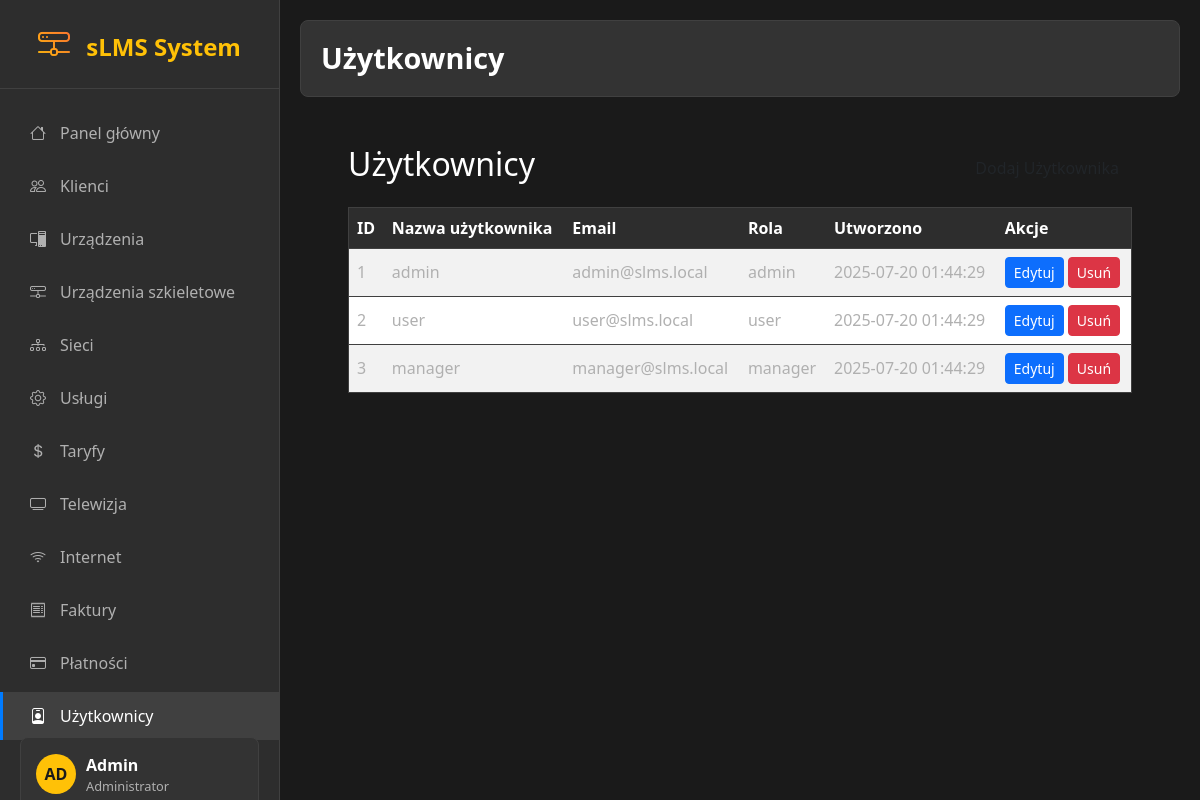
/modules/users.php, run on the app's committed database.
### tables this page shows
CREATE TABLE `menu_items` (
  `id` int(11) NOT NULL AUTO_INCREMENT,
  `label` varchar(100) NOT NULL,
  `url` varchar(255) DEFAULT NULL,
  `icon` varchar(50) DEFAULT 'bi-circle',
  `type` enum('link','script') DEFAULT 'link',
  `script` text DEFAULT NULL,
  `parent_id` int(11) DEFAULT NULL,
  `position` int(11) DEFAULT 0,
  `enabled` tinyint(1) DEFAULT 1,
  `options` text DEFAULT NULL,
  PRIMARY KEY (`id`),
  KEY `idx_menu_position` (`position`),
  KEY `idx_menu_enabled` (`enabled`),
  KEY `idx_menu_parent` (`parent_id`),
  CONSTRAINT `menu_items_ibfk_1` FOREIGN KEY (`parent_id`) REFERENCES `menu_items` (`id`) ON DELETE CASCADE
);

CREATE TABLE `users` (
  `id` int(11) NOT NULL AUTO_INCREMENT,
  `username` varchar(50) NOT NULL,
  `full_name` varchar(100) NOT NULL DEFAULT '',
  `password` varchar(255) NOT NULL,
  `password_hash` varchar(255) NOT NULL,
  `email` varchar(100) DEFAULT NULL,
  `role` varchar(50) DEFAULT 'user',
  `first_name` varchar(50) DEFAULT NULL,
  `last_name` varchar(50) DEFAULT NULL,
  `is_active` tinyint(1) DEFAULT 1,
  `created_at` timestamp NULL DEFAULT current_timestamp(),
  `updated_at` timestamp NULL DEFAULT current_timestamp() ON UPDATE current_timestamp(),
  `access_level_id` int(11) DEFAULT NULL,
  `last_login` timestamp NULL DEFAULT NULL,
  PRIMARY KEY (`id`),
  UNIQUE KEY `username` (`username`),
  UNIQUE KEY `email` (`email`),
  KEY `idx_users_username` (`username`),
  KEY `idx_users_role` (`role`),
  KEY `idx_users_active` (`is_active`),
  KEY `access_level_id` (`access_level_id`),
  CONSTRAINT `users_ibfk_1` FOREIGN KEY (`access_level_id`) REFERENCES `access_levels` (`id`),
  CONSTRAINT `users_ibfk_2` FOREIGN KEY (`access_level_id`) REFERENCES `access_levels` (`id`),
  CONSTRAINT `users_ibfk_3` FOREIGN KEY (`access_level_id`) REFERENCES `access_levels` (`id`)
);

### config.php (called while the page is built, shortened)
<?php
function base_url($path = '') {
    if (isset($_SERVER['SCRIPT_NAME']) && $_SERVER['SCRIPT_NAME'] !== 'Standard input code') {
        $script_path = $_SERVER['SCRIPT_NAME'];
        $root_dir = '';
        if (strpos($script_path, '/modules/') !== false || strpos($script_path, 'modules/') !== false) {
            $root_dir = dirname(dirname($script_path));
        } else {
            $root_dir = dirname($script_path);
        }
        $root_dir = rtrim($root_dir, '/');
        return $root_dir . '/' . ltrim($path, '/');
    } else {
        return '/' . ltrim($path, '/');
    }
}
?>

### modules/helpers/database_helper.php (called while the page is built, shortened)
<?php
require_once __DIR__ . '/../../config.php';
function get_menu_items_from_database() {
    try {
        $pdo = get_pdo();
        $stmt = $pdo->prepare("
            SELECT id, label, url, icon, type, parent_id, position, enabled, options
            FROM menu_items
            WHERE enabled = 1
            ORDER BY position ASC, id ASC
        ");
        $stmt->execute();
        $all_items = $stmt->fetchAll(PDO::FETCH_ASSOC);
        $menu_tree = [];
        $children = [];
        foreach ($all_items as $item) {
            if ($item['parent_id'] === null || $item['parent_id'] == 0) {
                $menu_tree[] = $item;
            } else {
                $children[$item['parent_id']][] = $item;
            }
        }
        return $menu_tree;
    } catch (PDOException $e) {
        error_log("Error fetching menu items: " . $e->getMessage());
        return [];
    }
}
?>

### modules/helpers/auth_helper.php (called while the page is built, shortened)
<?php
function is_logged_in() {
    return isset($_SESSION['user_id']) && !empty($_SESSION['user_id']);
}
function get_current_user_info() {
    if (!is_logged_in()) {
        return null;
    }
}
?>

### modules/users.php (the view, shortened to what this page needs)
<?php
require_once __DIR__ . '/../config.php';
$pageTitle = 'Użytkownicy';
$pdo = get_pdo();
$users = $pdo->query('SELECT * FROM users')->fetchAll(PDO::FETCH_ASSOC);
?>
<div class="container">
  <div class="lms-card p-4 mt-4">
    <div class="d-flex justify-content-between align-items-center mb-3">
      <h2 class="lms-accent">Użytkownicy</h2>
      <a href="<?= base_url('modules/add_user.php') ?>" class="btn lms-btn-accent">Dodaj Użytkownika</a>
    </div>
    <div class="table-responsive">
      <table class="table table-striped table-hover align-middle">
        <thead>
          <tr>
            <th>ID</th><th>Nazwa użytkownika</th><th>Email</th><th>Rola</th><th>Utworzono</th><th>Akcje</th>
          </tr>
        </thead>
        <tbody>
          <?php foreach ($users as $user): ?>
            <tr>
              <td><?= htmlspecialchars($user['id']) ?></td>
              <td><?= htmlspecialchars($user['username']) ?></td>
              <td><?= htmlspecialchars($user['email']) ?></td>
              <td><?= htmlspecialchars($user['role']) ?></td>
              <td><?= htmlspecialchars($user['created_at']) ?></td>
              <td>
                <a href="<?= base_url('modules/edit_user.php?id=' . $user['id']) ?>" class="btn btn-sm btn-primary">Edytuj</a>
                <form method="post" action="<?= base_url('modules/users.php') ?>" style="display:inline;" onsubmit="return confirm('Usunąć tego użytkownika?');">
                  <button type="submit" class="btn btn-sm btn-danger">Usuń</button>
                </form>
              </td>
            </tr>
          <?php endforeach; ?>
        </tbody>
      </table>
    </div>
  </div>
</div>
<?php
$content = ob_get_clean();
include __DIR__ . '/../partials/layout.php';

### partials/layout.php (shortened to what this page needs)
<?php
require_once __DIR__ . '/../config.php';
require_once __DIR__ . '/../modules/helpers/database_helper.php';
require_once __DIR__ . '/../modules/helpers/auth_helper.php';
?>
<!DOCTYPE html>
<html lang="pl">
<head>
  <link href="https://cdn.jsdelivr.net/npm/bootstrap@5.3.0/dist/css/bootstrap.min.css" rel="stylesheet">
  <link href="https://cdn.jsdelivr.net/npm/bootstrap-icons@1.10.0/font/bootstrap-icons.css" rel="stylesheet">
  <link href="<?= base_url('assets/style.css') ?>" rel="stylesheet">
  <link href="<?= base_url('assets/tooltip-system.css') ?>" rel="stylesheet">
</head>
<body>
  <nav class="dark-sidebar">
    <div class="logo-section">
      <a href="<?= base_url('index.php') ?>" class="logo">
        <i class="bi bi-hdd-network logo-icon"></i>
        sLMS System
      </a>
    </div>
    <div class="nav-menu">
      <?php
      $menu_items = get_menu_items_from_database();
      if (!empty($menu_items)) {
        foreach ($menu_items as $item) {
          $has_children = !empty($item['children']);
          $is_active = false;
          $item_id = 'menu-' . $item['id'];
          if (strpos($_SERVER['PHP_SELF'], $item['url']) !== false) {
            $is_active = true;
          }
          echo '<div class="nav-item">';
          if ($has_children) {
            echo '<a class="nav-link ' . ($is_active ? 'active' : '') . '" href="#" onclick="toggleSubmenu(\'' . $item_id . '\')">';
            echo '<i class="bi ' . ($item['icon'] ?? 'bi-circle') . '"></i>';
            echo htmlspecialchars($item['label']);
            echo '<i class="bi bi-chevron-down ms-auto" id="chevron-' . $item_id . '"></i>';
          echo '</a>';
            echo '<div class="submenu" id="' . $item_id . '" style="display: none;">';
            foreach ($item['children'] as $child) {
              $child_active = (strpos($_SERVER['PHP_SELF'], $child['url']) !== false) ? 'active' : '';
              $icon = $child['icon'] ?? 'bi-circle';
              echo '<a class="nav-link ' . $child_active . '" href="' . base_url($child['url']) . '">';
              echo '<i class="bi ' . $icon . '"></i>';
              echo htmlspecialchars($child['label']);
              echo '</a>';
            }
            echo '</div>';
          } else {
            echo '<a class="nav-link ' . ($is_active ? 'active' : '') . '" href="' . base_url($item['url']) . '">';
            echo '<i class="bi ' . ($item['icon'] ?? 'bi-circle') . '"></i>';
            echo htmlspecialchars($item['label']);
            echo '</a>';
          }
          echo '</div>';
        }
      }
      ?>
    </div>
    <div class="user-profile">
      <div class="d-flex align-items-center">
        <div class="user-avatar">
          <?php
          $user_info = get_current_user_info();
          $initials = substr($user_info['username'] ?? 'AD', 0, 2);
          echo strtoupper($initials);
          ?>
        </div>
        <div class="user-info">
          <p class="user-name"><?= htmlspecialchars($user_info['username'] ?? 'Admin') ?></p>
          <p class="user-role"><?= htmlspecialchars($user_info['role'] ?? 'Administrator') ?></p>
        </div>
      </div>
    </div>
  </nav>
  <main class="dark-main-content">
    <div class="page-header">
      <h1><?= htmlspecialchars($pageTitle ?? 'sLMS Dashboard') ?></h1>
    </div>
    <div class="container-fluid mt-4">
        <?php if (!empty($content)): ?>
            <?= $content ?>
        <?php else: ?>
            <div class="alert alert-info">No content to display. Please check if the module is correctly generating content.</div>
        <?php endif; ?>
    </div>
  </main>
</body>
</html>

### assets/style.css (style rules this page uses)
:root { --dark-bg: #1a1a1a; --dark-sidebar: #2d2d2d; --dark-card: #333333; --dark-border: #404040; --dark-text: #ffffff; --dark-text-muted: #b0b0b0; --dark-hover: #404040; --dark-active: #007bff; --dark-accent: #ffc107; --dark-danger: #dc3545; --dark-success: #28a745; --dark-warning: #ffc107; --dark-info: #17a2b8; }
body { background-color: var(--dark-bg) !important; color: var(--dark-text) !important; }
.table { background: var(--dark-card); color: var(--dark-text); border: 1px solid var(--dark-border); }
.table th { background: var(--dark-sidebar); border-color: var(--dark-border); color: var(--dark-text); font-weight: 600; }
.table td { border-color: var(--dark-border); color: var(--dark-text-muted); }
.table-striped > tbody > tr:nth-of-type(odd) { background-color: rgba(255, 255, 255, 0.02); }

### assets/tooltip-system.css (style rules this page uses)
.tooltip-enabled { position: relative; cursor: help; }

### partials/layout.php (style rules this page uses)
:root { --dark-bg: #1a1a1a; --dark-sidebar: #2d2d2d; --dark-card: #333333; --dark-border: #404040; --dark-text: #ffffff; --dark-text-muted: #b0b0b0; --dark-hover: #404040; --dark-active: #007bff; --dark-accent: #ffc107; --dark-danger: #dc3545; --dark-success: #28a745; --dark-warning: #ffc107; --dark-info: #17a2b8; --dark-font: 'Segoe UI', Tahoma, Geneva, Verdana, sans-serif; }
body { background-color: var(--dark-bg); color: var(--dark-text); font-family: var(--dark-font); margin: 0; padding: 0; min-height: 100vh; }
.dark-sidebar { background: var(--dark-sidebar); min-height: 100vh; width: 280px; position: fixed; left: 0; top: 0; z-index: 1000; border-right: 1px solid var(--dark-border); overflow-y: auto; }
.dark-sidebar .logo-section { padding: 20px; border-bottom: 1px solid var(--dark-border); text-align: center; }
.dark-sidebar .logo-section .logo { font-size: 1.5rem; font-weight: bold; color: var(--dark-accent); text-decoration: none; }
.dark-sidebar .logo-section .logo-icon { font-size: 2rem; margin-right: 10px; background: linear-gradient(45deg, var(--dark-accent), #ff6b35); -webkit-background-clip: text; -webkit-text-fill-color: transparent; }
.dark-sidebar .nav-menu { padding: 20px 0; }
.dark-sidebar .nav-item { margin-bottom: 5px; }
.dark-sidebar .nav-link { color: var(--dark-text-muted); padding: 12px 25px; display: flex; align-items: center; text-decoration: none; transition: all 0.3s ease; border-left: 3px solid transparent; }
.dark-sidebar .nav-link.active { background-color: var(--dark-hover); color: var(--dark-text); border-left-color: var(--dark-active); }
.dark-sidebar .nav-link i { margin-right: 12px; width: 20px; text-align: center; }
.dark-main-content { margin-left: 280px; padding: 20px; min-height: 100vh; background: var(--dark-bg); }
.user-profile { position: absolute; bottom: 20px; left: 20px; right: 20px; padding: 15px; background: var(--dark-card); border-radius: 8px; border: 1px solid var(--dark-border); }
.user-profile .user-avatar { width: 40px; height: 40px; border-radius: 50%; background: var(--dark-accent); display: flex; align-items: center; justify-content: center; color: var(--dark-bg); font-weight: bold; margin-right: 10px; }
.user-profile .user-info { flex: 1; }
.user-profile .user-name { color: var(--dark-text); font-weight: 600; margin: 0; }
.user-profile .user-role { color: var(--dark-text-muted); font-size: 0.8rem; margin: 0; }
.page-header { background: var(--dark-card); padding: 20px; border-radius: 8px; margin-bottom: 20px; border: 1px solid var(--dark-border); }
.page-header h1 { color: var(--dark-text); margin: 0; font-size: 1.8rem; font-weight: 600; }

### data on the page
menu_items: label "Panel główny"
menu_items: label "Klienci"
menu_items: label "Urządzenia"
menu_items: label "Urządzenia szkieletowe"
menu_items: label "Sieci"
menu_items: label "Usługi"
menu_items: label "Taryfy"
menu_items: label "Telewizja"
menu_items: label "Internet"
menu_items: label "Faktury"
menu_items: label "Płatności"
menu_items: label "Użytkownicy"
users: id "1", username "admin", email "admin@slms.local", role "admin", created_at "2025-07-20 01:44:29"
users: id "2", username "user", email "user@slms.local", role "user", created_at "2025-07-20 01:44:29"
users: id "3", username "manager", email "manager@slms.local", role "manager", created_at "2025-07-20 01:44:29"

### other printed values
$initials "AD"
$user_info['username'] "Admin"
$user_info['role'] "Administrator"
$pageTitle "Użytkownicy"
